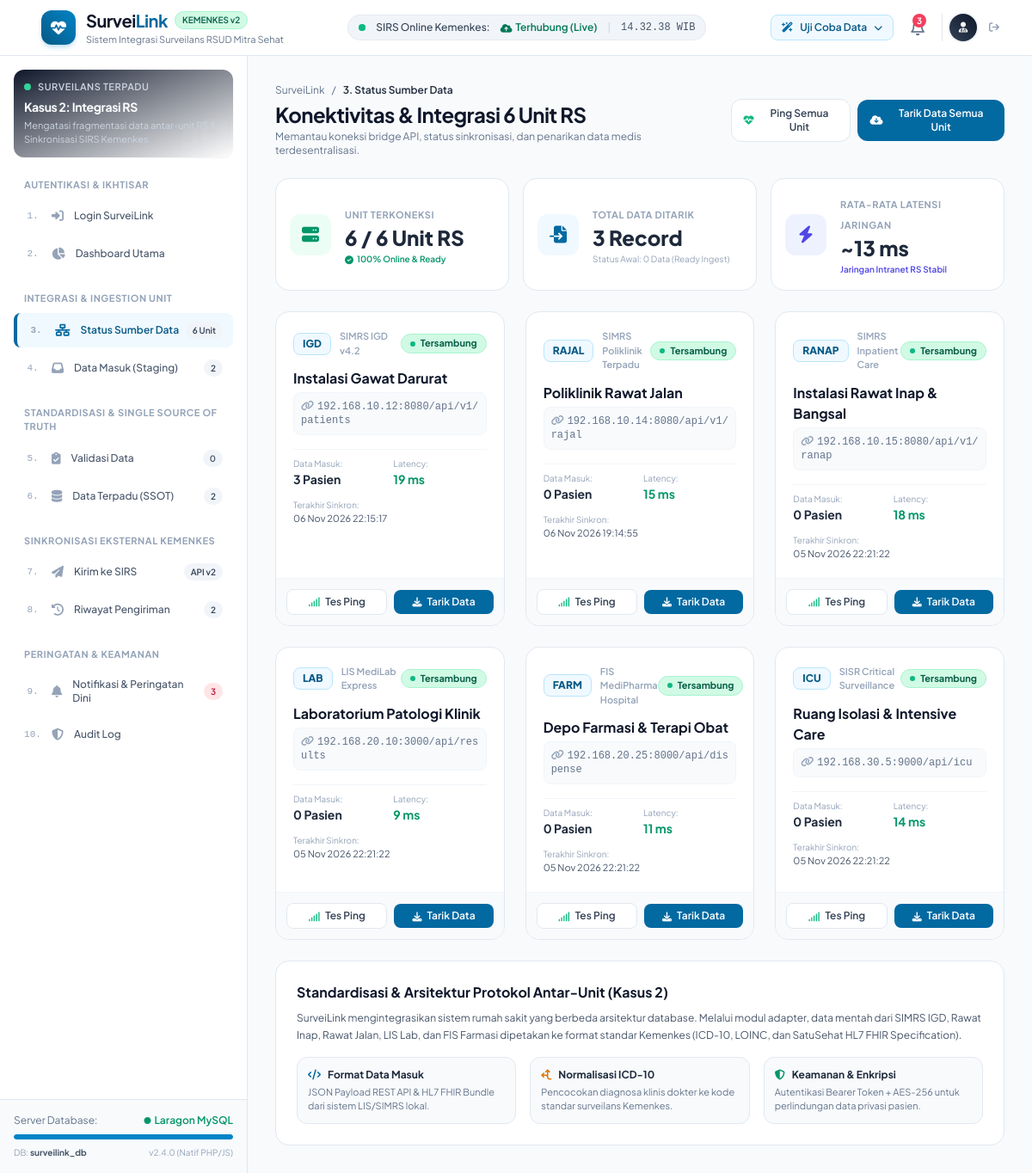
Page /sumber_data.php on the committed database.
### tables this page shows
CREATE TABLE `sumber_data_unit` (
  `id` int NOT NULL,
  `kode_unit` varchar(20) NOT NULL,
  `nama_unit` varchar(100) NOT NULL,
  `tipe_sistem` varchar(50) NOT NULL,
  `lokasi_server` varchar(100) NOT NULL,
  `endpoint_url` varchar(255) NOT NULL,
  `status_koneksi` enum('Connected','Disconnected','Warning','Syncing') NOT NULL DEFAULT 'Connected',
  `latency_ms` int NOT NULL DEFAULT '14',
  `terakhir_sinkron` datetime DEFAULT NULL,
  `total_data_masuk` int NOT NULL DEFAULT '0',
  `total_anomali` int NOT NULL DEFAULT '0',
  `created_at` timestamp NULL DEFAULT CURRENT_TIMESTAMP
);

### sumber_data.php (the view, shortened to what this page needs)
<?php
require_once __DIR__ . '/includes/header.php';
require_once __DIR__ . '/includes/navbar.php';
$units = $pdo->query("SELECT * FROM sumber_data_unit ORDER BY id ASC")->fetchAll();
$totalRecordsIngested = array_sum(array_column($units, 'total_data_masuk'));
?>
<div class="flex-1 flex overflow-hidden">
    <?php require_once __DIR__ . '/includes/sidebar.php'; ?>
    <main class="flex-1 overflow-y-auto custom-scrollbar p-4 sm:p-6 lg:p-8 space-y-6">
        <div class="flex flex-col sm:flex-row sm:items-center justify-between gap-4">
            <div>
                <div class="flex items-center gap-2 text-xs text-slate-500 mb-1">
                    <a href="dashboard.php" class="hover:text-brand-600">SurveiLink</a>
                    <span>/</span>
                    <span class="text-slate-800 font-semibold">3. Status Sumber Data</span>
                </div>
                <h1 class="text-2xl font-bold text-slate-900 tracking-tight">Konektivitas & Integrasi 6 Unit RS</h1>
                <p class="text-xs text-slate-500 mt-0.5">Memantau koneksi bridge API, status sinkronisasi, dan penarikan data medis terdesentralisasi.</p>
            </div>
            <div class="flex items-center gap-2">
                <button onclick="pingSemuaUnit()" class="px-3.5 py-2 rounded-xl bg-white border border-slate-200 hover:border-brand-500 text-slate-700 text-xs font-semibold shadow-xs transition flex items-center gap-2">
                    <i class="fa-solid fa-heart-pulse text-emerald-500"></i>
                    <span>Ping Semua Unit</span>
                </button>
                <button onclick="simulasiTarikData('ALL')" class="px-3.5 py-2 rounded-xl bg-brand-600 hover:bg-brand-700 text-white text-xs font-semibold shadow-xs transition flex items-center gap-2">
                    <i class="fa-solid fa-cloud-arrow-down"></i>
                    <span>Tarik Data Semua Unit</span>
                </button>
            </div>
        </div>
        <div class="grid grid-cols-1 sm:grid-cols-3 gap-4">
            <div class="p-4 rounded-2xl bg-white border border-slate-200 shadow-xs flex items-center gap-4">
                <div class="w-12 h-12 rounded-xl bg-emerald-50 text-emerald-600 flex items-center justify-center text-xl shrink-0">
                    <i class="fa-solid fa-server"></i>
                </div>
                <div>
                    <span class="text-[11px] font-bold text-slate-400 uppercase tracking-wider">Unit Terkoneksi</span>
                    <h3 class="text-2xl font-black text-slate-800">6 / 6 Unit RS</h3>
                    <p class="text-[10px] text-emerald-600 font-semibold flex items-center gap-1 mt-0.5">
                        <i class="fa-solid fa-circle-check"></i> 100% Online & Ready
                    </p>
                </div>
            </div>
            <div class="p-4 rounded-2xl bg-white border border-slate-200 shadow-xs flex items-center gap-4">
                <div class="w-12 h-12 rounded-xl bg-brand-50 text-brand-600 flex items-center justify-center text-xl shrink-0">
                    <i class="fa-solid fa-file-import"></i>
                </div>
                <div>
                    <span class="text-[11px] font-bold text-slate-400 uppercase tracking-wider">Total Data Ditarik</span>
                    <h3 class="text-2xl font-black text-slate-800"><?= $totalRecordsIngested ?> Record</h3>
                    <p class="text-[10px] text-slate-400 mt-0.5">Status Awal: 0 Data (Ready Ingest)</p>
                </div>
            </div>
            <div class="p-4 rounded-2xl bg-white border border-slate-200 shadow-xs flex items-center gap-4">
                <div class="w-12 h-12 rounded-xl bg-indigo-50 text-indigo-600 flex items-center justify-center text-xl shrink-0">
                    <i class="fa-solid fa-bolt"></i>
                </div>
                <div>
                    <span class="text-[11px] font-bold text-slate-400 uppercase tracking-wider">Rata-rata Latensi Jaringan</span>
                    <h3 class="text-2xl font-black text-slate-800">~13 ms</h3>
                    <p class="text-[10px] text-indigo-600 font-semibold mt-0.5">Jaringan Intranet RS Stabil</p>
                </div>
            </div>
        </div>
        <div class="grid grid-cols-1 md:grid-cols-2 lg:grid-cols-3 gap-6">
            <?php foreach ($units as $u): ?>
                <div class="rounded-2xl bg-white border border-slate-200 shadow-xs hover:border-brand-300 transition overflow-hidden flex flex-col justify-between">
                    <div class="p-5">
                        <div class="flex items-center justify-between mb-3">
                            <div class="flex items-center gap-2.5">
                                <span class="px-2.5 py-1 rounded-lg bg-brand-50 border border-brand-200 text-brand-700 font-extrabold text-xs">
                                    <?= htmlspecialchars($u['kode_unit']) ?>
                                </span>
                                <span class="text-[11px] font-semibold text-slate-400">
                                    <?= htmlspecialchars($u['tipe_sistem']) ?>
                                </span>
                            </div>
                            <span id="badge-<?= $u['kode_unit'] ?>" class="inline-flex items-center gap-1.5 px-2.5 py-0.5 rounded-full text-[11px] font-bold bg-emerald-100 text-emerald-800 border border-emerald-200">
                                <span class="w-1.5 h-1.5 rounded-full bg-emerald-500 animate-pulse"></span>
                                <span id="status-text-<?= $u['kode_unit'] ?>">Tersambung</span>
                            </span>
                        </div>
                        <h3 class="text-base font-bold text-slate-900 mb-1"><?= htmlspecialchars($u['nama_unit']) ?></h3>
                        <p class="text-xs font-mono text-slate-500 bg-slate-50 p-2 rounded-lg border border-slate-100 break-all mb-4">
                            <i class="fa-solid fa-link text-slate-400 mr-1"></i><?= htmlspecialchars($u['lokasi_server']) ?>
                        </p>
                        <div class="grid grid-cols-2 gap-2 text-xs pt-2 border-t border-slate-100">
                            <div>
                                <span class="text-slate-400 text-[10px] block">Data Masuk:</span>
                                <span class="font-bold text-slate-800 text-sm"><?= $u['total_data_masuk'] ?> Pasien</span>
                            </div>
                            <div>
                                <span class="text-slate-400 text-[10px] block">Latency:</span>
                                <span id="latency-<?= $u['kode_unit'] ?>" class="font-bold text-emerald-600 text-sm"><?= $u['latency_ms'] ?> ms</span>
                            </div>
                            <div class="col-span-2 mt-1">
                                <span class="text-slate-400 text-[10px] block">Terakhir Sinkron:</span>
                                <span class="text-slate-600 text-[11px]"><?= $u['terakhir_sinkron'] ? date('d M Y H:i:s', strtotime($u['terakhir_sinkron'])) : 'Belum Pernah' ?></span>
                            </div>
                        </div>
                    </div>
                    <div class="p-3 bg-slate-50 border-t border-slate-100 flex items-center justify-between gap-2">
                        <button onclick="pingUnit('<?= $u['kode_unit'] ?>')" class="flex-1 py-1.5 px-3 rounded-lg bg-white hover:bg-slate-100 text-slate-700 text-xs font-semibold border border-slate-200 transition flex items-center justify-center gap-1.5">
                            <i class="fa-solid fa-signal text-emerald-500 text-[11px]"></i>
                            <span>Tes Ping</span>
                        </button>
                        <button onclick="simulasiTarikData('<?= $u['kode_unit'] ?>')" class="flex-1 py-1.5 px-3 rounded-lg bg-brand-600 hover:bg-brand-700 text-white text-xs font-semibold shadow-xs transition flex items-center justify-center gap-1.5">
                            <i class="fa-solid fa-download text-[11px]"></i>
                            <span>Tarik Data</span>
                        </button>
                    </div>
                </div>
            <?php endforeach; ?>
        </div>
        <div class="p-6 rounded-2xl bg-white border border-slate-200 shadow-xs">
            <h2 class="text-base font-bold text-slate-900 mb-2">Standardisasi & Arsitektur Protokol Antar-Unit (Kasus 2)</h2>
            <p class="text-xs text-slate-600 leading-relaxed mb-4">
                SurveiLink mengintegrasikan sistem rumah sakit yang berbeda arsitektur database. Melalui modul adapter, data mentah dari SIMRS IGD, Rawat Inap, Rawat Jalan, LIS Lab, dan FIS Farmasi dipetakan ke format standar Kemenkes (ICD-10, LOINC, dan SatuSehat HL7 FHIR Specification).
            </p>
            <div class="grid grid-cols-1 md:grid-cols-3 gap-4 text-xs">
                <div class="p-3 rounded-xl bg-slate-50 border border-slate-200">
                    <span class="font-bold text-slate-800 flex items-center gap-2 mb-1">
                        <i class="fa-solid fa-code text-brand-600"></i> Format Data Masuk
                    </span>
                    <p class="text-slate-500 text-[11px]">JSON Payload REST API & HL7 FHIR Bundle dari sistem LIS/SIMRS lokal.</p>
                </div>
                <div class="p-3 rounded-xl bg-slate-50 border border-slate-200">
                    <span class="font-bold text-slate-800 flex items-center gap-2 mb-1">
                        <i class="fa-solid fa-arrows-split-up-and-left text-amber-600"></i> Normalisasi ICD-10
                    </span>
                    <p class="text-slate-500 text-[11px]">Pencocokan diagnosa klinis dokter ke kode standar surveilans Kemenkes.</p>
                </div>
                <div class="p-3 rounded-xl bg-slate-50 border border-slate-200">
                    <span class="font-bold text-slate-800 flex items-center gap-2 mb-1">
                        <i class="fa-solid fa-shield-halved text-emerald-600"></i> Keamanan & Enkripsi
                    </span>
                    <p class="text-slate-500 text-[11px]">Autentikasi Bearer Token + AES-256 untuk perlindungan data privasi pasien.</p>
                </div>
            </div>
        </div>
    </main>
</div>
<?php require_once __DIR__ . '/includes/footer.php'; ?>

### includes/header.php (style rules this page uses)
body { font-family: 'Plus Jakarta Sans', sans-serif; background-color: #f8fafc; }

### rows in the picture
sumber_data_unit: kode_unit "IGD", tipe_sistem "SIMRS IGD v4.2", nama_unit "Instalasi Gawat Darurat", lokasi_server "192.168.10.12:8080/api/v1/patients", total_data_masuk "3", latency_ms "19", terakhir_sinkron "06 Nov 2026 22:15:17"
sumber_data_unit: kode_unit "RAJAL", tipe_sistem "SIMRS Poliklinik Terpadu", nama_unit "Poliklinik Rawat Jalan", lokasi_server "192.168.10.14:8080/api/v1/rajal", total_data_masuk "0", latency_ms "15", terakhir_sinkron "06 Nov 2026 19:14:55"
sumber_data_unit: kode_unit "RANAP", tipe_sistem "SIMRS Inpatient Care", nama_unit "Instalasi Rawat Inap & Bangsal", lokasi_server "192.168.10.15:8080/api/v1/ranap", total_data_masuk "0", latency_ms "18", terakhir_sinkron "05 Nov 2026 22:21:22"
sumber_data_unit: kode_unit "LAB", tipe_sistem "LIS MediLab Express", nama_unit "Laboratorium Patologi Klinik", lokasi_server "192.168.20.10:3000/api/results", total_data_masuk "0", latency_ms "9", terakhir_sinkron "05 Nov 2026 22:21:22"
sumber_data_unit: kode_unit "FARM", tipe_sistem "FIS MediPharma Hospital", nama_unit "Depo Farmasi & Terapi Obat", lokasi_server "192.168.20.25:8000/api/dispense", total_data_masuk "0", latency_ms "11", terakhir_sinkron "05 Nov 2026 22:21:22"
sumber_data_unit: kode_unit "ICU", tipe_sistem "SISR Critical Surveillance", nama_unit "Ruang Isolasi & Intensive Care", lokasi_server "192.168.30.5:9000/api/icu", total_data_masuk "0", latency_ms "14", terakhir_sinkron "05 Nov 2026 22:21:22"

### other values in the picture
$totalNotifBelumDibaca "3"
$group['category'] "AUTENTIKASI & IKHTISAR"
$item['number'] "1"
$item['title'] "Login SurveiLink"
$item['number'] "2"
$item['title'] "Dashboard Utama"
$group['category'] "INTEGRASI & INGESTION UNIT"
$item['number'] "3"
$item['title'] "Status Sumber Data"
$item['badge'] "6 Unit"
$item['number'] "4"
$item['title'] "Data Masuk (Staging)"
$item['badge'] "2"
$group['category'] "STANDARDISASI & SINGLE SOURCE OF TRUTH"
$item['number'] "5"
